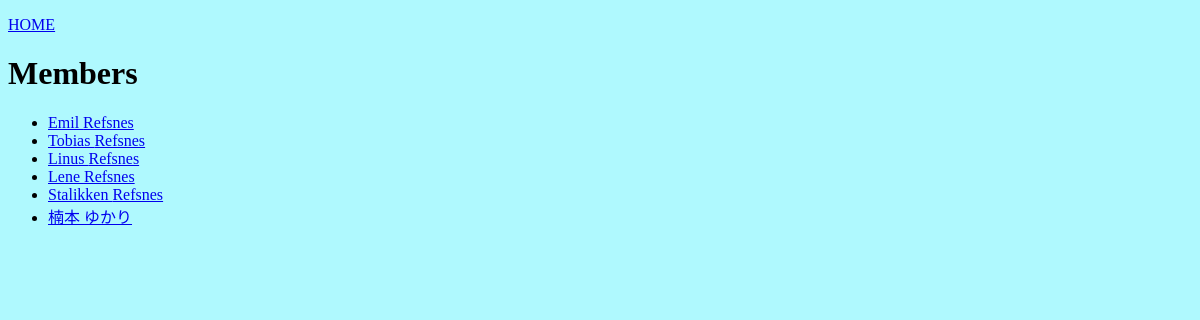
/members/, run on an earlier commit of the app's database.
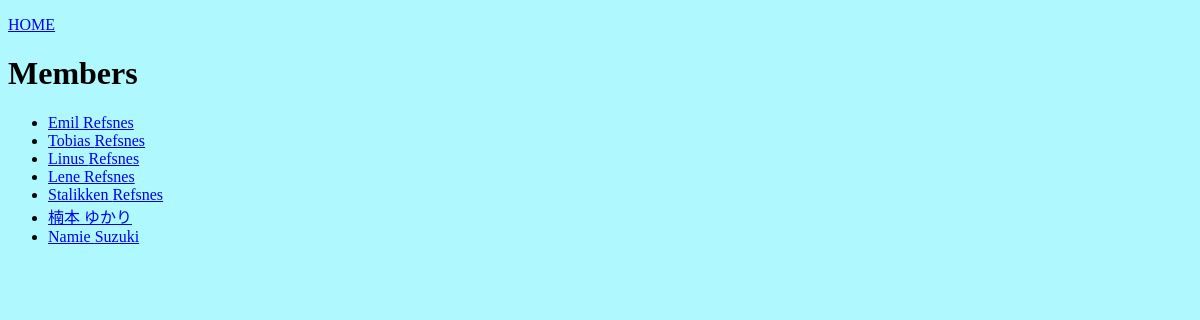
And on a later commit of the database.
### members/models.py (models this page shows, shortened)
class Member(models.Model):
   firstname = models.CharField(max_length=255)
   lastname = models.CharField(max_length=255)
   phone = models.IntegerField(null = True)  #nullを許容する
   joined_date = models.DateField(null = True)

### members/views.py (the view)
# urls.py: path('members/', views.members, name='members'), #「members/でviewsのmembersを呼び出しますよ」
def members(request):
   mymembers = Member.objects.all().values()
   print(mymembers)
   template = loader.get_template('all_members.html')
   context = {
      'mymembers': mymembers,
      'myname':'Taro suzuki'
   }
   return HttpResponse(template.render(context, request))

### members/templates/all_members.html (shortened to what this page needs)
{% extends "master.html" %}
{% block content %}
<p><a href="/">HOME</a></p>
<h1>Members</h1>
<ul>
    {% for x in mymembers %}
    <li><a href="details/{{ x.id }}">{{ x.firstname }} {{ x.lastname }}</a></li>
    {% endfor %}
</ul>
{% endblock %}

### members/templates/master.html (shortened to what this page needs)
{% load static %}
<!DOCTYPE html>
<html>
<head>
<link rel="stylesheet" href="{% static 'myfirst.css' %}">
</head>
<body>
{% block content %}
{% endblock %}
</body>
</html>

### members/static/myfirst.css (style rules this page uses)
body { background-color: rgb(175, 249, 254); font-family: verdana; }

What changed in the data, as far as the page shows it:
added Member: firstname "Namie", lastname "Suzuki"
